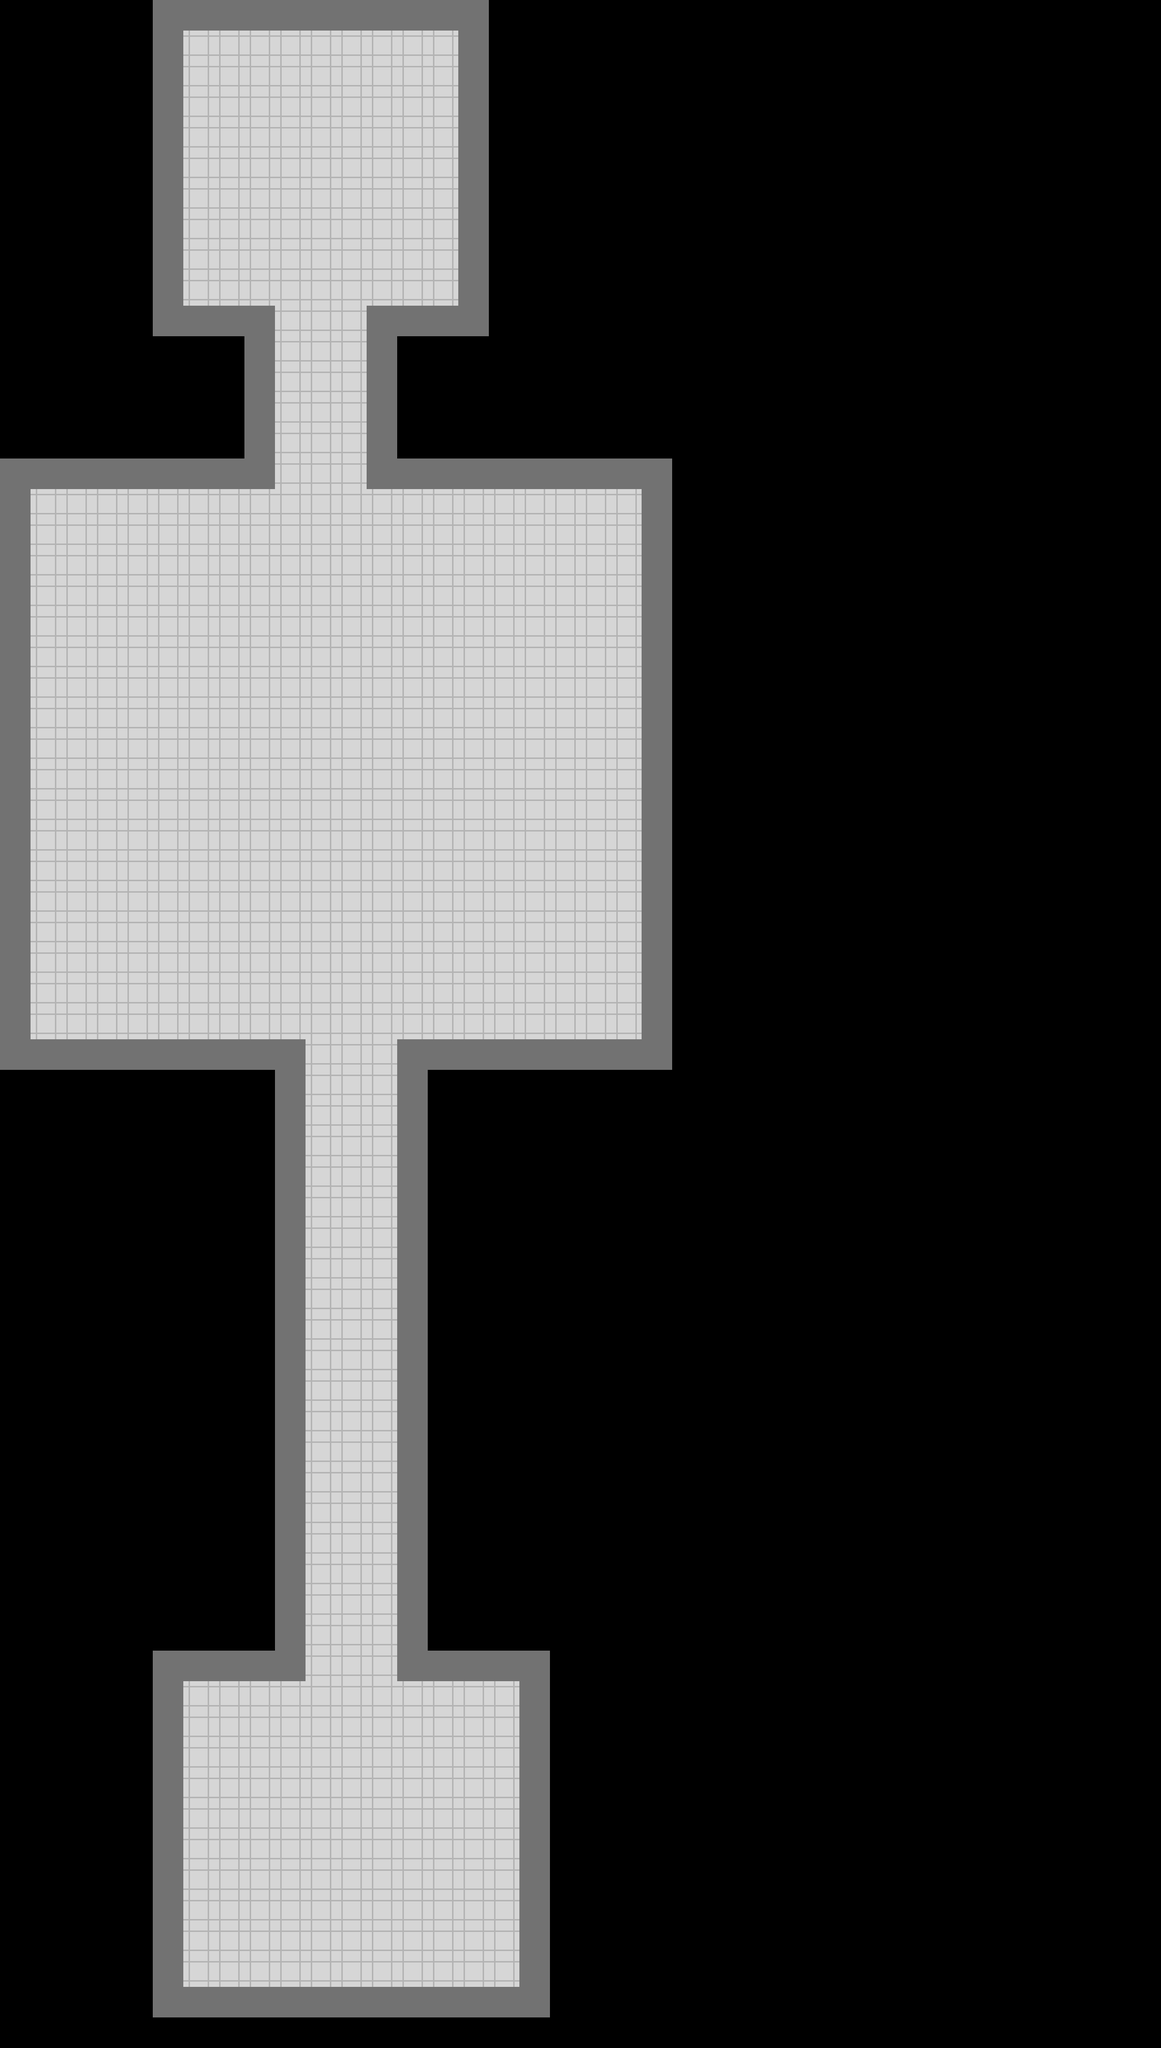

A level layout from a 2D game, rendered from its tile map. Below: a short description, then the map file with tile-grid data replaced by summaries:
An orthogonal 38x67 tile map with 64x64 px tiles, 2 tile layers (floor, walls), 4 hidden layers not drawn and 2 objects.

<map version="1.10" tiledversion="1.11.2" orientation="orthogonal" renderorder="right-down" width="38" height="67" tilewidth="64" tileheight="64" infinite="0" nextlayerid="10" nextobjectid="4">
 <tileset firstgid="1" source="../room_tileset.tsx" />
 <layer id="1" name="floor" width="38" height="67">
  <data>[2546 cells, 632 non-empty, 1 distinct tile ids]</data>
 </layer>
 <layer id="2" name="walls" width="38" height="67">
  <data>[2546 cells, 200 non-empty, 1 distinct tile ids]</data>
 </layer>
 <layer id="3" name="chests" width="38" height="67" visible="0">
  <data>[2546 cells, 2 non-empty, 1 distinct tile ids]</data>
 </layer>
 <layer id="4" name="normal_enemy_texture" width="38" height="67" visible="0">
  <data>[2546 cells, 1 non-empty, 1 distinct tile ids]</data>
 </layer>
 <layer id="5" name="player" width="38" height="67" visible="0">
  <data>[2546 cells, 1 non-empty, 1 distinct tile ids]</data>
 </layer>
 <objectgroup id="6" name="join_triggers" visible="0">
  <object id="1" x="614" y="2178" width="282" height="62">
   <properties>
    <property name="room" type="int" value="1" />
   </properties>
  </object>
 </objectgroup>
 <layer id="8" name="boss_angles" width="38" height="67" visible="0">
  <data>[2546 cells, 2 non-empty, 1 distinct tile ids]</data>
 </layer>
 <objectgroup id="9" name="boss" visible="0">
  <object id="3" gid="4" x="659" y="1589" width="64" height="64">
   <properties>
    <property name="room" type="int" value="1" />
   </properties>
  </object>
 </objectgroup>
</map>
